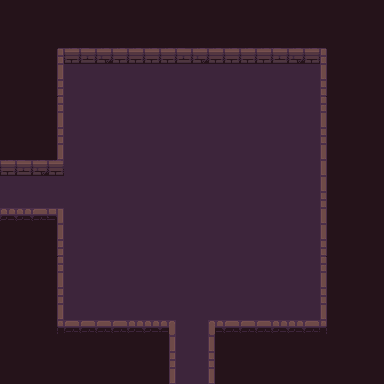

The image is a tile-based game level rendered from a .tmx file. Its description and source (layers, tilesets, objects; grid data summarised) follow:
An orthogonal 24x24 tile map with 16x16 px tiles, 4 tile layers (background, road, wall, item), 1 hidden layer not drawn, 3 tilesets.

<map version="1.2" tiledversion="1.3.1" orientation="orthogonal" renderorder="right-down" compressionlevel="0" width="24" height="24" tilewidth="16" tileheight="16" infinite="0" nextlayerid="7" nextobjectid="1">
 <tileset firstgid="1" name="Dungeon_Tileset" tilewidth="16" tileheight="16" tilecount="100" columns="10">
  <image source="Dungeon_Tileset.png" width="160" height="160" />
 </tileset>
 <tileset firstgid="101" name="flag" tilewidth="16" tileheight="16" tilecount="4" columns="4">
  <image source="flag.png" width="64" height="16" />
  <tile id="0">
   <animation>
    <frame tileid="3" duration="200" />
    <frame tileid="2" duration="200" />
    <frame tileid="1" duration="200" />
    <frame tileid="0" duration="200" />
   </animation>
  </tile>
 </tileset>
 <tileset firstgid="105" name="torch" tilewidth="16" tileheight="16" tilecount="4" columns="4">
  <image source="torch.png" width="64" height="16" />
  <tile id="0">
   <animation>
    <frame tileid="3" duration="200" />
    <frame tileid="2" duration="200" />
    <frame tileid="1" duration="200" />
    <frame tileid="0" duration="200" />
   </animation>
  </tile>
 </tileset>
 <layer id="1" name="background" width="24" height="24">
  <data>[576 cells, 576 non-empty, 1 distinct tile ids]</data>
 </layer>
 <layer id="5" name="road" width="24" height="24">
  <data>[576 cells, 272 non-empty, 1 distinct tile ids]</data>
 </layer>
 <layer id="3" name="wall" width="24" height="24">
  <data>[576 cells, 76 non-empty, 21 distinct tile ids]</data>
 </layer>
 <layer id="4" name="item" width="24" height="24">
  <data>[576 cells, 0 non-empty, 0 distinct tile ids]</data>
 </layer>
 <layer id="6" name="smog" width="24" height="24" visible="0">
  <data>[576 cells, 576 non-empty, 1 distinct tile ids]</data>
 </layer>
</map>
